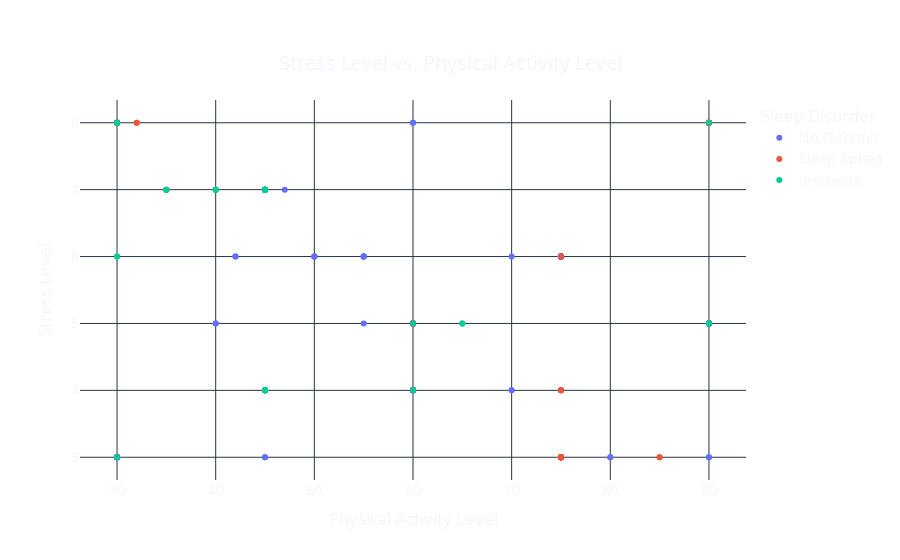

Here is the notebook cell this chart was saved with:
### Code cell
fig = px.scatter(data, x='Physical Activity Level', y='Stress Level', color='Sleep Disorder', 
                    title='Stress Level vs. Physical Activity Level',
                    labels={'Physical Activity Level': 'Physical Activity Level', 'Stress Level': 'Stress Level'},
                    template='plotly_dark')

fig.update_layout(
    xaxis_title='Physical Activity Level',
    yaxis_title='Stress Level',
    title={
        'text': "Stress Level vs. Physical Activity Level",
        'y': 0.9,
        'x': 0.5,
        'xanchor': 'center',
        'yanchor': 'top'},
    font=dict(size=14),
    plot_bgcolor='rgba(0,0,0,0)',
    paper_bgcolor='rgba(0,0,0,0)'
)

fig.show()

### Figure 1 — Plotly figure (JSON) as saved in the notebook; plotly's stock layout.template omitted (floating-point values rounded to 4 significant figures; data arrays with more than 128 entries replaced by an {"elided": "..."} marker saying what was removed)
{"data": [{"hovertemplate": "Sleep Disorder=No Disorder<br>Physical Activity Level=%{x}<br>Stress Level=%{y}<extra></extra>", "legendgroup": "No Disorder", "marker": {"color": "#636efa", "symbol": "circle"}, "mode": "markers", "name": "No Disorder", "orientation": "v", "showlegend": true, "type": "scatter", "x": {"elided": "219 int values"}, "xaxis": "x", "y": {"elided": "219 int values"}, "yaxis": "y"}, {"hovertemplate": "Sleep Disorder=Sleep Apnea<br>Physical Activity Level=%{x}<br>Stress Level=%{y}<extra></extra>", "legendgroup": "Sleep Apnea", "marker": {"color": "#EF553B", "symbol": "circle"}, "mode": "markers", "name": "Sleep Apnea", "orientation": "v", "showlegend": true, "type": "scatter", "x": [30, 30, 40, 30, 35, 75, 32, 32, 60, 35, 60, 60, 60, 45, 45, 90, 45, 90, 90, 90, 90, 90, 90, 90, 90, 90, 85, 85, 90, 90, 90, 90, 90, 90, 90, 90, 90, 90, 90, 90, 90, 90, 90, 90, 90, 90, 90, 90, 75, 75, 75, 75, 75, 75, 75, 75, 75, 75, 75, 75, 75, 75, 75, 75, 75, 75, 75, 75, 75, 75, 75, 75, 75, 75, 75, 75, 75, 75], "xaxis": "x", "y": [8, 8, 7, 8, 7, 6, 8, 8, 5, 7, 4, 5, 5, 7, 7, 5, 7, 8, 8, 8, 8, 8, 8, 8, 8, 8, 3, 3, 8, 8, 8, 8, 8, 8, 8, 8, 8, 8, 8, 8, 8, 8, 8, 8, 8, 8, 8, 8, 4, 4, 3, 3, 3, 3, 3, 3, 3, 3, 3, 3, 3, 3, 3, 3, 3, 3, 3, 3, 3, 3, 3, 3, 3, 3, 3, 3, 3, 3], "yaxis": "y"}, {"hovertemplate": "Sleep Disorder=Insomnia<br>Physical Activity Level=%{x}<br>Stress Level=%{y}<extra></extra>", "legendgroup": "Insomnia", "marker": {"color": "#00cc96", "symbol": "circle"}, "mode": "markers", "name": "Insomnia", "orientation": "v", "showlegend": true, "type": "scatter", "x": [30, 40, 40, 35, 30, 60, 35, 60, 40, 90, 45, 45, 45, 45, 45, 45, 45, 45, 45, 45, 45, 45, 45, 45, 45, 45, 90, 90, 45, 45, 45, 45, 45, 45, 45, 45, 45, 45, 45, 45, 45, 45, 45, 45, 45, 45, 45, 45, 45, 45, 45, 45, 45, 45, 45, 45, 30, 30, 45, 45, 45, 45, 45, 45, 45, 45, 45, 65, 65, 90, 45, 45, 45, 45, 45, 45, 30], "xaxis": "x", "y": [8, 7, 7, 7, 8, 4, 7, 5, 7, 5, 7, 4, 7, 4, 7, 4, 7, 7, 7, 7, 7, 7, 7, 7, 7, 7, 5, 5, 4, 7, 7, 7, 4, 7, 4, 7, 4, 7, 4, 7, 4, 7, 4, 7, 7, 4, 7, 7, 4, 7, 7, 4, 7, 4, 7, 7, 6, 6, 4, 4, 4, 4, 4, 4, 4, 4, 4, 5, 5, 8, 7, 7, 7, 7, 7, 7, 3], "yaxis": "y"}], "layout": {"font": {"size": 14}, "legend": {"title": {"text": "Sleep Disorder"}, "tracegroupgap": 0}, "paper_bgcolor": "rgba(0,0,0,0)", "plot_bgcolor": "rgba(0,0,0,0)", "title": {"text": "Stress Level vs. Physical Activity Level", "x": 0.5, "xanchor": "center", "y": 0.9, "yanchor": "top"}, "xaxis": {"anchor": "y", "domain": [0, 1], "title": {"text": "Physical Activity Level"}}, "yaxis": {"anchor": "x", "domain": [0, 1], "title": {"text": "Stress Level"}}}}
